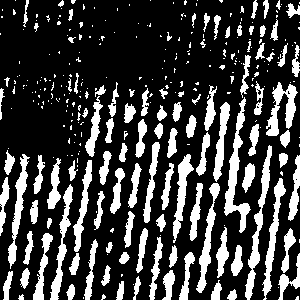
#> input picture data/Kmeans extraction 3 doesnt fail.png, 300 x 300 px
$ python -i morphologicaloperations.py   (imports and definitions only)
#> lines starting #> are read from the running program, lines starting #| are printed output that depends on the picture; after the words box and inside, x2 and y2 are one past the last pixel; in counts of white or black regions, pixels touching at a corner belong together
#refinement method
#morphological operations for open, close, and pruning.

import cv2 as cv
from skimage.morphology import disk

def MorphOpenClose(image, kernal_open=None,kernal_close=None, iterations_open=None, iterations_close=None):
    """
    Refinement Method. Applies a opening followed by a closing morphological operation to an image.

    @image: input openclose.
    @kernal_open: kernal to use for opening. default to disk kernal if none specified.
    @kernal_close: kernal to use for closing. default to 4x4 rect kernal if none specified.
    @iterations_open: number of iterations to apply opening. default to 1 if none specified
    @iterations_close: number of iterations to apply closing. default to 1 if none specified

    @retun: the openclosed morph-operated image.
    """
    #check that input is image
    if isinstance(image, str):
        image = cv.imread(image) # Loading image

    element_open = kernal_open
    if(element_open == None):
        element_open = disk(1)

    element_close = kernal_close
    if(element_close == None):
        element_close = cv.getStructuringElement(cv.MORPH_RECT, (4, 4))


    ito = iterations_open
    if(ito == None):
        ito = 1

    itc = iterations_close
    if(itc == None):
        itc = 1

    #kernel = cv.getStructuringElement(cv.MORPH_CROSS, (3, 3))
    opening = cv.morphologyEx(image, cv.MORPH_OPEN, element_open, ito)

    #kernel = cv.getStructuringElement(cv.MORPH_RECT, (4, 4))
    closing = cv.morphologyEx(opening, cv.MORPH_CLOSE, element_close, itc) #closing = dilate and then erode

    return closing

def MorphPrune(image, kernal_erode=None,kernal_prune=None, iterations_erode=None, iterations_prune=None):
    """
    Refinement Method. Applies a pruning operation to an image, perferably after morphological operations and before skeletonization.
    Applies a erosion followed by an opening.

    @image: input image to prune.
    @kernal_erode: kernal to use for erosion. default to 2x2 rect kernal if none specified.
    @kernal_prune: kernal to use for opening. default to 'line' kernal if none specified.
    @iterations_erode: number of iterations to apply eroison. default to 1 if none specified
    @iterations_prune: number of iterations to apply opening. default to 1 if none specified

    @retuns the pruned image.
    """
    if isinstance(image, str):
        image = cv.imread(image) # Loading image

    element_open = kernal_erode
    if(element_open == None):
        element_open = cv.getStructuringElement(cv.MORPH_RECT, (2, 2))

    element_close = kernal_prune
    if(element_close == None):
        element_close = cv.getStructuringElement(cv.MORPH_RECT, (3, 1))


    ite = iterations_erode
    if(ite == None):
        ite = 1

    itp = iterations_prune
    if(itp == None):
        itp = 1

    #performe an erosion operation
    erosion = cv.morphologyEx(image, cv.MORPH_ERODE, element_open, ite)

    #perform a pruning operation
    prune = cv.morphologyEx(erosion, cv.MORPH_CLOSE, element_close, itp)

    return prune

def MorphExFull(in_image):
    """
    Refinement Method. Takes in a given input image and applies two iterations of open-closing, followed by one iteration of pruning.

    @in_image: input image.
    @return: Fully morphologically operated image.
    """
    image = in_image
    if isinstance(in_image, str):
        image = cv.imread(image) # Loading image

    #double openclose
    image = MorphOpenClose(image)
    image = MorphOpenClose(image)

    #prune
    image = MorphPrune(image)

    return image

>>> import cv2
>>> picture = cv2.imread('../data/Kmeans extraction 3 doesnt fail.png')
#> picture is the input picture: shape (300, 300, 3); 24.6% white; 317 white regions (212 under 20 px), largest, box (x1, y1, x2, y2) and area: (224, 97, 251, 233) 1044, (245, 145, 272, 300) 954, (262, 178, 286, 300) 762
>>> result = MorphExFull(picture)
#> in MorphOpenClose, `opening = cv.morphologyEx(image, cv.MORPH_OPEN, element_open, ito)`:
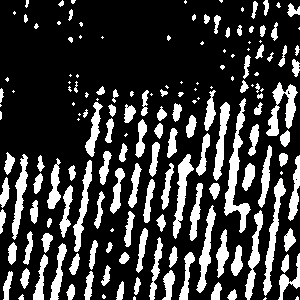
#> opening: shape (300, 300, 3); 23% white; 165 white regions (53 under 20 px), largest, box (x1, y1, x2, y2) and area: (224, 98, 251, 233) 1039, (263, 178, 286, 296) 747, (266, 82, 298, 136) 727
#> in MorphOpenClose, `closing = cv.morphologyEx(opening, cv.MORPH_CLOSE, element_close, itc)`:
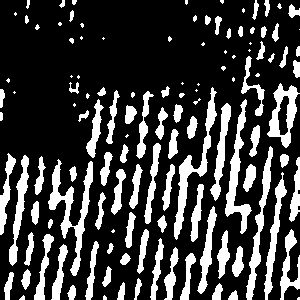
#> closing: shape (300, 300, 3); 23.8% white; 123 white regions (36 under 20 px), largest, box (x1, y1, x2, y2) and area: (48, 159, 93, 276) 1424, (174, 87, 217, 240) 1219, (225, 99, 252, 234) 1057
#> in MorphOpenClose (call 2), `opening = cv.morphologyEx(image, cv.MORPH_OPEN, element_open, ito)`:
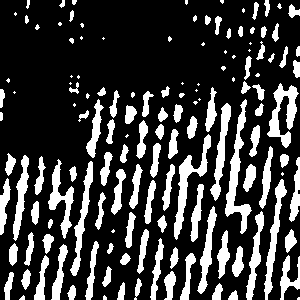
#> opening: shape (300, 300, 3); 23.7% white; 140 white regions (38 under 20 px), largest, box (x1, y1, x2, y2) and area: (225, 99, 252, 234) 1057, (174, 134, 211, 240) 936, (267, 83, 299, 148) 884
#> in MorphOpenClose (call 2), `closing = cv.morphologyEx(opening, cv.MORPH_CLOSE, element_close, itc)`:
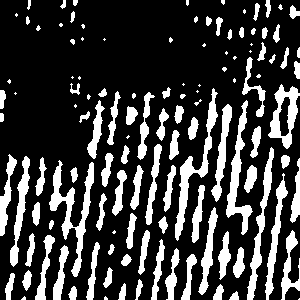
#> closing: shape (300, 300, 3); 23.7% white; 122 white regions (35 under 20 px), largest, box (x1, y1, x2, y2) and area: (49, 160, 94, 277) 1424, (175, 88, 218, 241) 1219, (226, 100, 253, 235) 1057
#> in MorphPrune, `erosion = cv.morphologyEx(image, cv.MORPH_ERODE, element_open, ite)`:
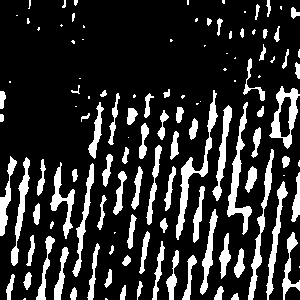
#> erosion: shape (300, 300, 3); 18.2% white; 120 white regions (39 under 20 px), largest, box (x1, y1, x2, y2) and area: (176, 90, 218, 240) 988, (227, 102, 252, 235) 861, (248, 149, 274, 300) 764
